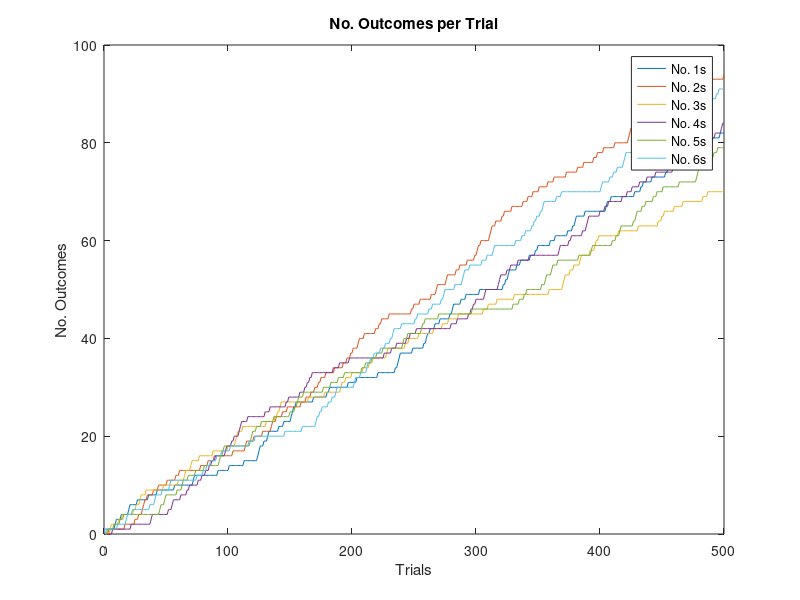
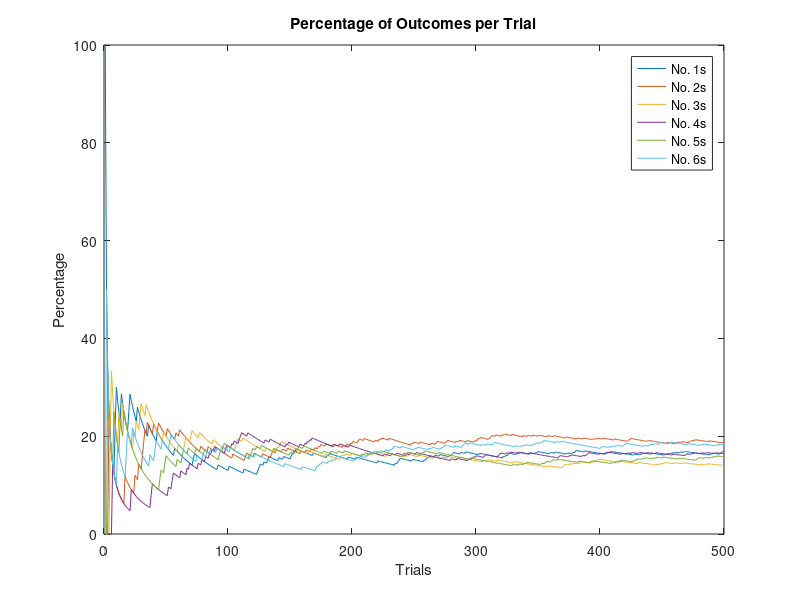

The MATLAB script that drew these images, in order:
clear all; close all;
% Repeats the experiment with the same random numbers
% comment the rng(*) line out for random results each run
rng(1)

% number of trials to repeat
no_trials = 500;

% generate random integers between 1 and 6 and see ...
trials = randi(6,no_trials,1);

% define a blank matrix to store cumulative trial count
cumulative_count = zeros(no_trials,6);
% count the number of times we see a 1, 2, 3,... and store 
% e.g. cumulative_count(:,2) = cumsum(trials == 2)
for i=1:6
    cumulative_count(:,i) = cumsum(trials == i)
end

% transform the cumulative count into a percentage
cumulative_per = cumulative_count./[1:no_trials]'*100

% plot the no. heads and no. tails seen
figure(1)
for i=1:6
    plot(cumulative_count(:,i))
    hold on
end
hold off
xlabel('Trials')
ylabel('No. Outcomes')
title('No. Outcomes per Trial')
legend('No. 1s', 'No. 2s', 'No. 3s', 'No. 4s', 'No. 5s', 'No. 6s')

% plot the percentage no. heads and no. tails seen
figure(2)
for i=1:6
    plot(cumulative_per(:,i))
    hold on
end
hold off
xlabel('Trials')
ylabel('Percentage')
title('Percentage of Outcomes per Trial')
legend('No. 1s', 'No. 2s', 'No. 3s', 'No. 4s', 'No. 5s', 'No. 6s')
